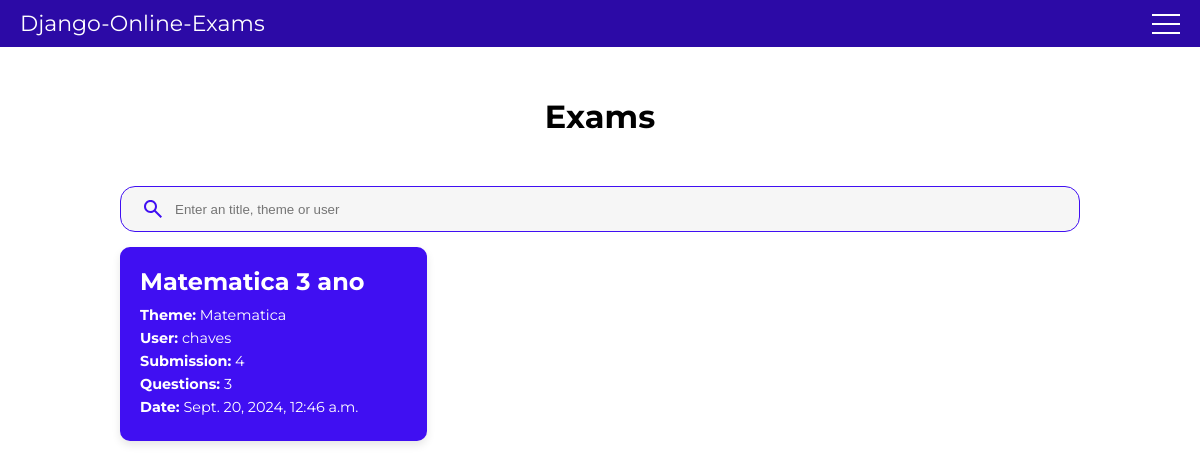
The app's page /exams/ with its own data.
### app/models.py (models this page shows, shortened)
class Exam(models.Model):
    theme = models.ForeignKey(Theme, on_delete=models.CASCADE)
    moderator = models.ForeignKey(Moderator, on_delete=models.CASCADE)
    title = models.CharField(max_length=255)
    how_many_submissions = models.IntegerField(default=0)
    date_created = models.DateTimeField(auto_now_add=True)
    last_change = models.DateTimeField(auto_now=True)

class Theme(models.Model):
    title = models.CharField(max_length=255)
    date_created = models.DateTimeField(auto_now_add=True)
    last_change = models.DateTimeField(auto_now=True)

class Moderator(models.Model):
    user = models.OneToOneField(User, on_delete=models.CASCADE)
    profile_image = models.ImageField(upload_to='moderator_images/', null=True)
    description = models.TextField(null=True)

### app/views.py (the view)
# urls.py: path('exams/', views.exams, name='exams'),
def exams(request):
    exams = Exam.objects.all().order_by('-date_created')
    query = request.GET.get('query')
    if query:
        exams = exams.filter(
            Q(title__icontains=query)
        )
    context = {'exams': exams}
    return render(request, 'app/exams.html', context)

### app/templates/app/exams.html
{% extends 'base.html' %}
{% load static %}
{% block content %}
<div class="content">
    <h1 class="page-name">Exams</h1>
    <form class="search-bar" method="get">
        <img src="{% static 'images/search-icon.svg' %}" alt="search icon">
        <input type="text" placeholder="Enter an title, theme or user" name="query">
    </form>
    <div class="exams-grid">
        {% for exam in exams %}
            <a href="{% url 'exam' exam.id %}" class="exam-card">
                <h2>{{ exam.title }}</h2>
                <p class="exam-details"><span>Theme:</span> {{ exam.theme.title }}</p>
                <p class="exam-details"><span>User:</span> {{ exam.moderator.user.username }}</p>
                <p class="exam-details"><span>Submission:</span> {{ exam.how_many_submissions }}</p>
                <p class="exam-details"><span>Questions:</span> {{ exam.question_set.count }}</p>
                <p class="exam-details"><span>Date:</span> {{ exam.date_created }}</p>
            </a>
        {% endfor %}
    </div>
</div>
{% endblock content %}

### static/css/style.css (style rules this page uses)
:root { --primary-color: #2C0AA6; --secondary-color: #400FF2; --black-color: #000; --white-color: #FFF; --transparent-gray: rgba(217, 217, 217, 0.25); --correct-color: #28a745; --incorrect-color: #dc3545; }
* { margin: 0; padding: 0; box-sizing: border-box; }
body { font-family: 'Montserrat', sans-serif; }
a { text-decoration: none; }
.content { width: 80%; margin: 0 auto; }
.page-name { display: flex; justify-content: center; margin: 50px; text-align: center; }
.search-bar { width: 100%; margin: 15px 0; padding: 10px 20px; display: flex; align-items: center; background-color: var(--transparent-gray); border-radius: 15px; border: 1px solid var(--secondary-color); }
.search-bar input { width: 100%; margin-left: 10px; outline: none; background-color: transparent; border: none; }
.exams-grid { display: grid; gap: 20px; grid-template-columns: repeat(1, 1fr); }
@media (min-width: 768px) { .exams-grid { grid-template-columns: repeat(3, 1fr); } }
.exam-card { background-color: var(--secondary-color); color: var(--white-color); padding: 20px; border-radius: 10px; box-shadow: 0 4px 8px rgba(0, 0, 0, 0.1); margin-bottom: 20px; text-decoration: none; display: block; transition: transform 0.2s; }
.exam-card h2 { margin: 0 0 10px; font-size: 1.5em; }
.exam-card .exam-details { font-size: 0.9em; margin: 5px 0; }
.exam-card .exam-details span { font-weight: bold; }

### records on screen
Exam: title "Matematica 3 ano", theme "Matematica", moderator.user.username "chaves", how_many_submissions "4", question_set.count "3", date_created "Sept. 20, 2024, 12:46 a.m."
